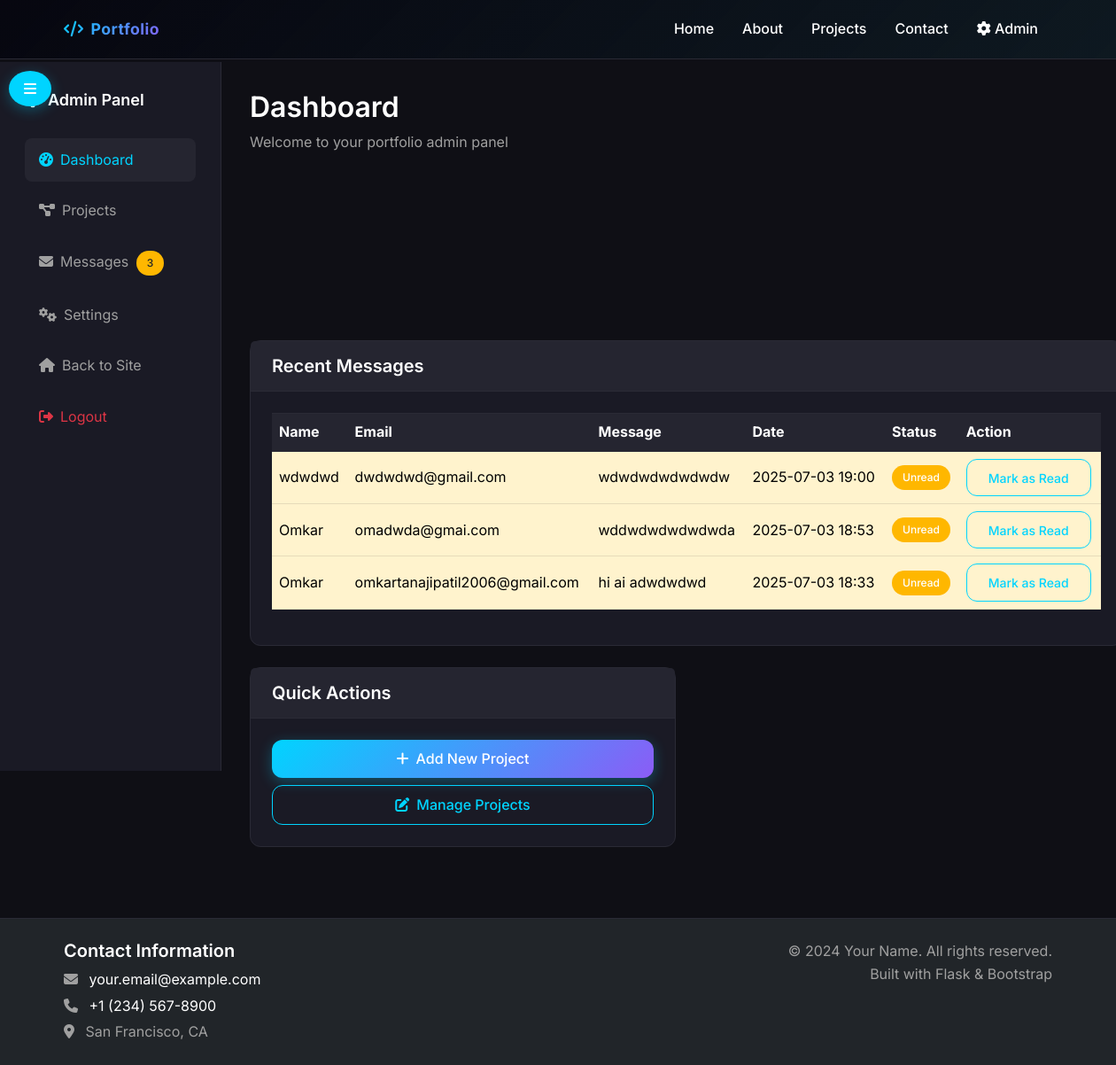
The page /admin (signed in) on the database its author committed.
### models.py (models this page shows, shortened)
class ContactMessage(db.Model):
    id = db.Column(db.Integer, primary_key=True)
    name = db.Column(db.String(100), nullable=False)
    email = db.Column(db.String(120), nullable=False)
    message = db.Column(Text, nullable=False)
    created_at = db.Column(db.DateTime, default=datetime.utcnow)
    is_read = db.Column(db.Boolean, default=False)

### routes.py (the view)
    def wrapper(*args, **kwargs):
        if not check_admin_auth():
            return redirect(url_for('main.login'))
        return f(*args, **kwargs)

### routes.py (called while the page is built)
def check_admin_auth():
    return session.get('admin_logged_in', False)

def require_admin_auth(f):
    def wrapper(*args, **kwargs):
        if not check_admin_auth():
            return redirect(url_for('main.login'))
        return f(*args, **kwargs)
    wrapper.__name__ = f.__name__
    return wrapper

@main_bp.route('/admin')
@require_admin_auth
def admin_dashboard():
    total_projects = Project.query.count()
    completed_projects = Project.query.filter_by(is_completed=True).count()
    current_projects = Project.query.filter_by(is_completed=False).count()
    unread_messages = ContactMessage.query.filter_by(is_read=False).count()
    recent_messages = ContactMessage.query.order_by(ContactMessage.created_at.desc()).limit(5).all()
    return render_template('admin/dashboard.html',
                         total_projects=total_projects,
                         completed_projects=completed_projects,
                         current_projects=current_projects,
                         unread_messages=unread_messages,
                         recent_messages=recent_messages)

### templates/admin/dashboard.html (shortened to what this page needs)
{% extends "base.html" %}
{% block content %}
<div class="admin-container">
    <button class="btn btn-primary sidebar-toggle d-md-none" id="sidebarToggle">
        <i class="fas fa-bars"></i>
    </button>
    <div class="container-fluid">
        <div class="row">
            <div class="col-md-3 col-lg-2 admin-sidebar" id="adminSidebar">
                <div class="sidebar-content">
                    <h5 class="sidebar-title">
                        Admin Panel
                    </h5>
                    <ul class="nav flex-column">
                        <li class="nav-item">
                            <a class="nav-link active" href="{{ url_for('main.admin_dashboard') }}">
                                <i class="fas fa-tachometer-alt me-2"></i>Dashboard
                            </a>
                        </li>
                        <li class="nav-item">
                            <a class="nav-link" href="{{ url_for('main.admin_projects') }}">
                                <i class="fas fa-project-diagram me-2"></i>Projects
                            </a>
                        </li>
                        <li class="nav-item">
                            <a class="nav-link" href="{{ url_for('main.admin_messages') }}">
                                <i class="fas fa-envelope me-2"></i>Messages
                                {% if unread_messages > 0 %}
                                    <span class="badge bg-warning text-dark ms-1">{{ unread_messages }}</span>
                                {% endif %}
                            </a>
                        </li>
                        <li class="nav-item">
                            <a class="nav-link" href="{{ url_for('main.admin_settings') }}">
                                <i class="fas fa-cogs me-2"></i>Settings
                            </a>
                        </li>
                        <li class="nav-item">
                            <a class="nav-link" href="{{ url_for('main.index') }}">
                                <i class="fas fa-home me-2"></i>Back to Site
                            </a>
                        </li>
                        <li class="nav-item">
                            <a class="nav-link text-danger" href="{{ url_for('main.logout') }}">
                                <i class="fas fa-sign-out-alt me-2"></i>Logout
                            </a>
                        </li>
                    </ul>
                </div>
            </div>
            <div class="col-md-9 col-lg-10 admin-main">
                <div class="admin-header">
                    <h1>Dashboard</h1>
                    <p class="text-muted">Welcome to your portfolio admin panel</p>
                </div>
                <div class="row mb-4">
                    <div class="col-md-3 mb-3">
                    </div>
                    <div class="col-md-3 mb-3">
                    </div>
                    <div class="col-md-3 mb-3">
                    </div>
                    <div class="col-md-3 mb-3">
                    </div>
                </div>
                <div class="card">
                    <div class="card-header">
                        <h5 class="card-title mb-0">Recent Messages</h5>
                    </div>
                    <div class="card-body">
                        {% if recent_messages %}
                        <div class="table-responsive">
                            <table class="table table-hover">
                                <thead>
                                    <tr>
                                        <th>Name</th>
                                        <th>Email</th>
                                        <th>Message</th>
                                        <th>Date</th>
                                        <th>Status</th>
                                        <th>Action</th>
                                    </tr>
                                </thead>
                                <tbody>
                                    {% for message in recent_messages %}
                                    <tr class="{% if not message.is_read %}table-warning{% endif %}">
                                        <td>{{ message.name }}</td>
                                        <td>{{ message.email }}</td>
                                        <td>{{ message.message[:50] }}{% if message.message|length > 50 %}...{% endif %}</td>
                                        <td>{{ message.created_at.strftime('%Y-%m-%d %H:%M') }}</td>
                                        <td>
                                            {% if message.is_read %}
                                                <span class="badge bg-success">Read</span>
                                            {% else %}
                                                <span class="badge bg-warning">Unread</span>
                                            {% endif %}
                                        </td>
                                        <td>
                                            {% if not message.is_read %}
                                            <button class="btn btn-sm btn-outline-primary" onclick="markAsRead({{ message.id }})">
                                                Mark as Read
                                            </button>
                                            {% endif %}
                                        </td>
                                    </tr>
                                    {% endfor %}
                                </tbody>
                            </table>
                        </div>
                        {% else %}
                        <p class="text-muted">No messages yet.</p>
                        {% endif %}
                    </div>
                </div>
                <div class="row mt-4">
                    <div class="col-md-6">
                        <div class="card">
                            <div class="card-header">
                                <h5 class="card-title mb-0">Quick Actions</h5>
                            </div>
                            <div class="card-body">
                                <a href="{{ url_for('main.add_project') }}" class="btn btn-primary mb-2 w-100">
                                    <i class="fas fa-plus me-2"></i>Add New Project
                                </a>
                                <a href="{{ url_for('main.admin_projects') }}" class="btn btn-outline-primary w-100">
                                    <i class="fas fa-edit me-2"></i>Manage Projects
                                </a>
                            </div>
                        </div>
                    </div>
                </div>
            </div>
        </div>
    </div>
</div>
{% endblock %}

### static/css/style.css (style rules this page uses)
:root { --primary-color: #00d4ff; --secondary-color: #6c757d; --success-color: #00ff88; --warning-color: #ffb700; --danger-color: #ff4757; --info-color: #7c4dff; --light-color: #f8f9fa; --dark-color: #343a40; --bg-dark: #0f0f15; --bg-darker: #070710; --text-light: #ffffff; --text-muted: #a0a0a0; --border-color: #2a2a35; --card-bg: #1a1a25; --hover-bg: #252530; --accent-purple: #8b5cf6; --accent-pink: #ec4899; --accent-green: #10b981; --accent-orange: #f59e0b; }
* { margin: 0; padding: 0; box-sizing: border-box; }
body { font-family: 'Inter', -apple-system, BlinkMacSystemFont, 'Segoe UI', Roboto, sans-serif; line-height: 1.6; color: var(--text-light); background-color: var(--bg-dark); padding-top: 70px; }
h1, h2, h3, h4, h5, h6 { font-weight: 600; color: var(--text-light); }
p { color: var(--text-muted); margin-bottom: 1rem; }
.admin-container { min-height: 100vh; background-color: var(--bg-dark); }
.admin-sidebar { background-color: var(--card-bg); border-right: 1px solid var(--border-color); min-height: 100vh; position: fixed; left: 0; top: 70px; width: 250px; overflow-y: auto; transition: transform 0.3s ease; z-index: 1040; }
.sidebar-toggle { position: fixed; top: 80px; left: 10px; z-index: 1050; background: var(--primary-color) !important; border: none !important; border-radius: 50% !important; width: 40px !important; height: 40px !important; display: flex !important; align-items: center !important; justify-content: center !important; box-shadow: 0 4px 15px rgba(0, 212, 255, 0.3) !important; }
.admin-main { margin-left: 250px; padding: 2rem; }
.sidebar-content { padding: 2rem 1rem; }
.sidebar-title { color: var(--text-light); margin-bottom: 2rem; font-size: 1.125rem; }
.admin-sidebar .nav-link { color: var(--text-muted); padding: 0.75rem 1rem; border-radius: 8px; margin-bottom: 0.5rem; transition: all 0.3s ease; }
.admin-sidebar .nav-link:hover, .admin-sidebar .nav-link.active { background-color: var(--hover-bg); color: var(--primary-color); }
.admin-header { margin-bottom: 2rem; }
.admin-header h1 { font-size: 2rem; color: var(--text-light); margin-bottom: 0.5rem; }
.card { background-color: var(--card-bg); border: 1px solid var(--border-color); border-radius: 12px; }
.card-header { background-color: var(--hover-bg); border-bottom: 1px solid var(--border-color); padding: 1rem 1.5rem; }
.card-title { color: var(--text-light); font-weight: 600; }
.card-body { padding: 1.5rem; }
.table { color: var(--text-light); }
.table thead th { background-color: var(--hover-bg); color: var(--text-light); border-bottom: 1px solid var(--border-color); }
.table td, .table th { border-top: 1px solid var(--border-color); vertical-align: middle; }
.btn { border-radius: 12px; font-weight: 500; transition: all 0.3s ease; padding: 0.6rem 1.5rem; }
.btn-primary { background: linear-gradient(135deg, var(--primary-color), var(--accent-purple)); border: none; box-shadow: 0 4px 15px rgba(0, 212, 255, 0.3); }
.btn-outline-primary { border-color: var(--primary-color); color: var(--primary-color); }
.badge { font-weight: 500; padding: 0.5rem 0.75rem; border-radius: 20px; }
html { scroll-behavior: smooth; }
.loading { opacity: 0; animation: fadeIn 0.5s ease-in-out forwards; }
.text-muted { color: var(--text-muted) !important; }
.bg-warning { background-color: var(--warning-color) !important; }

### rows shown on the page
ContactMessage: name "wdwdwd", email "dwdwdwd@gmail.com", message "wdwdwdwdwdwdw", created_at "2025-07-03 19:00", is_read "Unread"
ContactMessage: name "Omkar", email "omadwda@gmai.com", message "wddwdwdwdwdwda", created_at "2025-07-03 18:53", is_read "Unread"
ContactMessage: name "Omkar", email "omkartanajipatil2006@gmail.com", message "hi ai adwdwdwd", created_at "2025-07-03 18:33", is_read "Unread"

### other values the page prints
{{ unread_messages }} "3"
